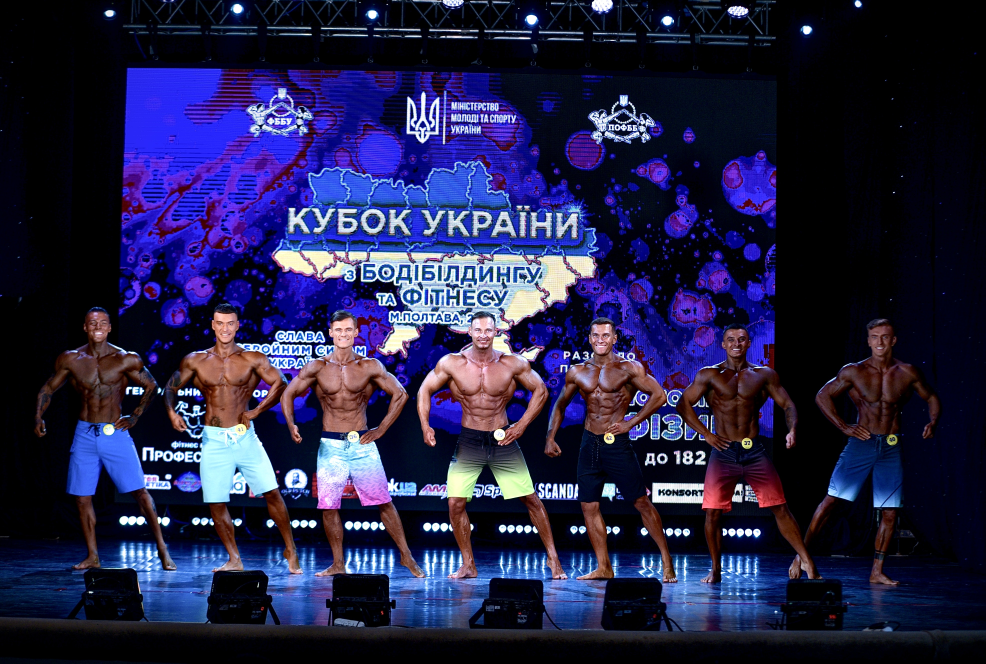
#> input picture images/IMG_4723.JPG, 3944 x 2655 px, found by its file name (shown at 1/4 size)
$ python main.py
#> lines starting #> are read from the running program, lines starting #| are printed output that depends on the picture; after the words box and inside, x2 and y2 are one past the last pixel; in counts of white or black regions, pixels touching at a corner belong together
import cv2

img = cv2.imread('images/IMG_4723.jpg')
#> img is the input picture: shape (2655, 3944, 3); mean B, G, R 71.4, 34.4, 36.2
img = cv2.resize(img, (img.shape[1] // 4, img.shape[0] // 4))
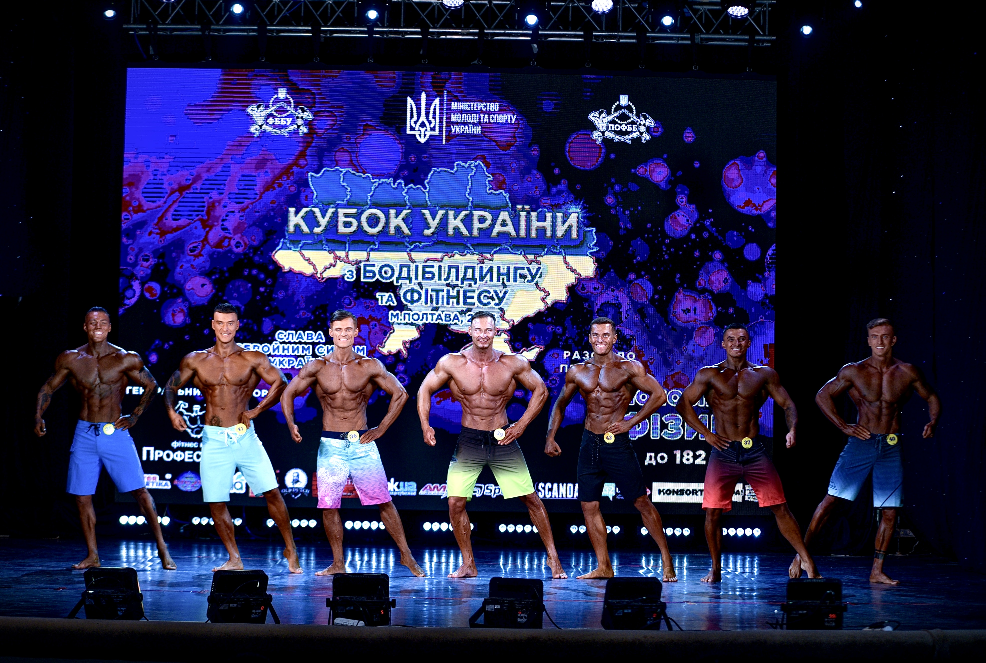
#> img: shape (663, 986, 3); mean B, G, R 71.3, 34.4, 36.2
gray = cv2.cvtColor(img, cv2.COLOR_BGR2GRAY)
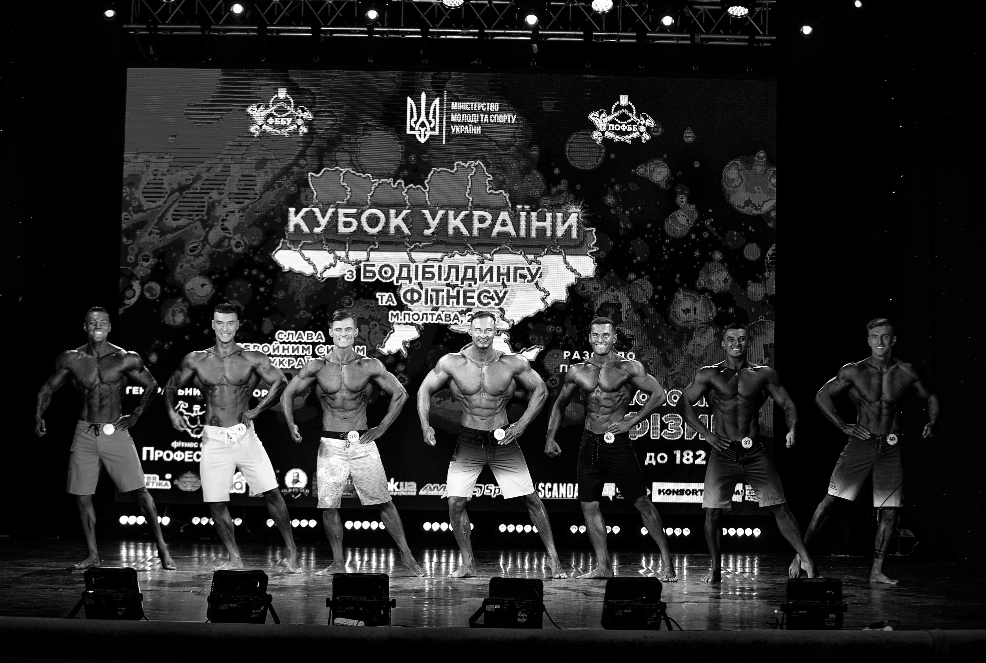
#> gray: shape (663, 986); min 0, max 255, mean 39.1

faces = cv2.CascadeClassifier('faces.xml')

results = faces.detectMultiScale(gray, scaleFactor=1.1, minNeighbors=5)
#> results = [[211, 312, 28, 28], [330, 318, 28, 28], [586, 324, 28, 28], [865, 324, 32, 32], [721, 328, 30, 30]]

for (x, y, w, h) in results:
    cv2.rectangle(img, (x, y), (x + w, y + h), (0, 0, 255), thickness=2)
#> this loop made 5 passes
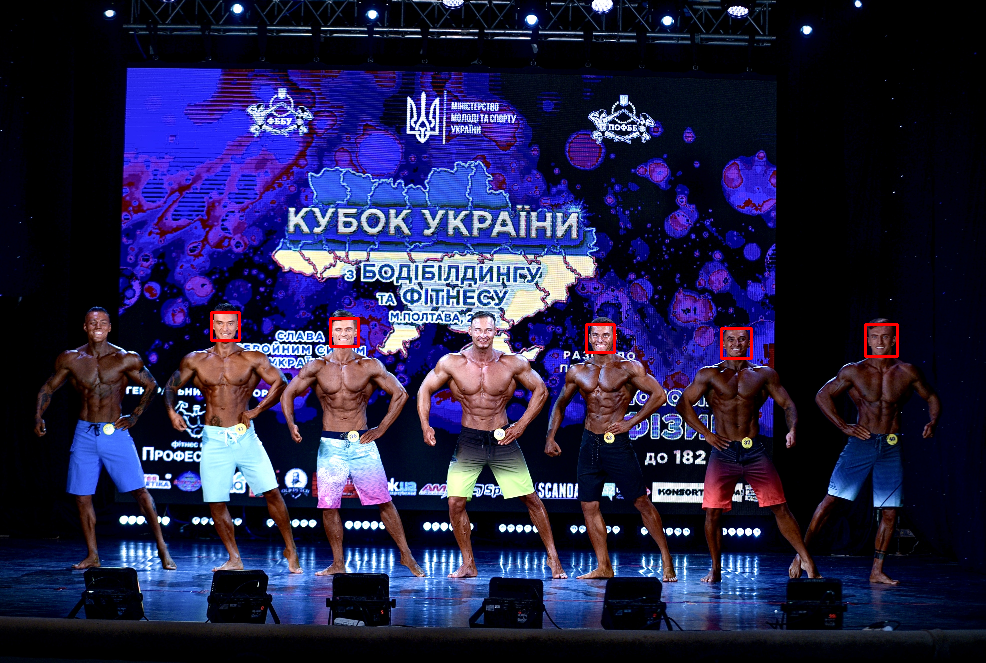
#> img: shape (663, 986, 3); 0.26% of pixels changed, all inside (x1, y1, x2, y2) = (210, 311, 899, 360)

cv2.imshow("Result", img)
cv2.waitKey(0)
